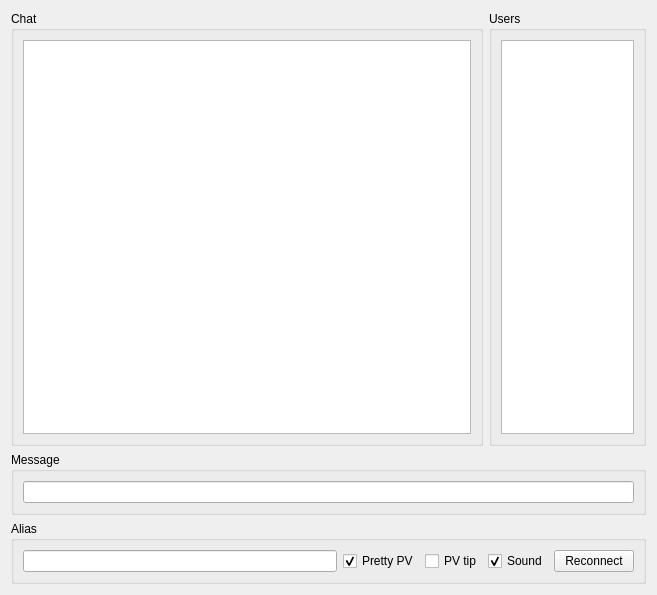
<?xml version="1.0" encoding="UTF-8"?>
<ui version="4.0">
 <class>ChatInfo</class>
 <widget class="QWidget" name="ChatInfo">
  <property name="geometry">
   <rect>
    <x>0</x>
    <y>0</y>
    <width>657</width>
    <height>595</height>
   </rect>
  </property>
  <property name="windowTitle">
   <string>Form</string>
  </property>
  <layout class="QVBoxLayout" name="verticalLayout_6">
   <item>
    <layout class="QHBoxLayout" name="horizontalLayout">
     <item>
      <widget class="QGroupBox" name="groupBox">
       <property name="sizePolicy">
        <sizepolicy hsizetype="Preferred" vsizetype="Preferred">
         <horstretch>3</horstretch>
         <verstretch>4</verstretch>
        </sizepolicy>
       </property>
       <property name="title">
        <string>Chat</string>
       </property>
       <layout class="QVBoxLayout" name="verticalLayout_2">
        <item>
         <widget class="QTextBrowser" name="chatEdit"/>
        </item>
       </layout>
      </widget>
     </item>
     <item>
      <widget class="QGroupBox" name="groupBox_2">
       <property name="sizePolicy">
        <sizepolicy hsizetype="Preferred" vsizetype="Preferred">
         <horstretch>1</horstretch>
         <verstretch>0</verstretch>
        </sizepolicy>
       </property>
       <property name="title">
        <string>Users</string>
       </property>
       <layout class="QVBoxLayout" name="verticalLayout">
        <item>
         <widget class="QListWidget" name="userList">
          <property name="sortingEnabled">
           <bool>true</bool>
          </property>
         </widget>
        </item>
       </layout>
      </widget>
     </item>
    </layout>
   </item>
   <item>
    <layout class="QVBoxLayout" name="verticalLayout_5">
     <item>
      <widget class="QGroupBox" name="groupBox_3">
       <property name="sizePolicy">
        <sizepolicy hsizetype="Preferred" vsizetype="Preferred">
         <horstretch>0</horstretch>
         <verstretch>1</verstretch>
        </sizepolicy>
       </property>
       <property name="title">
        <string>Message</string>
       </property>
       <layout class="QVBoxLayout" name="verticalLayout_4">
        <item>
         <widget class="QLineEdit" name="messageEdit"/>
        </item>
       </layout>
      </widget>
     </item>
     <item>
      <widget class="QGroupBox" name="groupBox_4">
       <property name="sizePolicy">
        <sizepolicy hsizetype="Preferred" vsizetype="Preferred">
         <horstretch>0</horstretch>
         <verstretch>1</verstretch>
        </sizepolicy>
       </property>
       <property name="title">
        <string>Alias</string>
       </property>
       <layout class="QHBoxLayout" name="horizontalLayout_2">
        <item>
         <widget class="QLineEdit" name="nickEdit"/>
        </item>
        <item>
         <widget class="QCheckBox" name="pvCheck">
          <property name="text">
           <string>Pretty PV</string>
          </property>
          <property name="checked">
           <bool>true</bool>
          </property>
         </widget>
        </item>
        <item>
         <widget class="QCheckBox" name="pvTipCheck">
          <property name="text">
           <string>PV tip</string>
          </property>
         </widget>
        </item>
        <item>
         <widget class="QCheckBox" name="soundCheck">
          <property name="text">
           <string>Sound</string>
          </property>
          <property name="checked">
           <bool>true</bool>
          </property>
         </widget>
        </item>
        <item>
         <widget class="QPushButton" name="reconnectButton">
          <property name="text">
           <string>Reconnect</string>
          </property>
         </widget>
        </item>
       </layout>
      </widget>
     </item>
    </layout>
   </item>
  </layout>
 </widget>
 <tabstops>
  <tabstop>messageEdit</tabstop>
  <tabstop>nickEdit</tabstop>
  <tabstop>pvCheck</tabstop>
  <tabstop>pvTipCheck</tabstop>
  <tabstop>soundCheck</tabstop>
  <tabstop>reconnectButton</tabstop>
  <tabstop>userList</tabstop>
  <tabstop>chatEdit</tabstop>
 </tabstops>
 <resources/>
 <connections/>
</ui>
